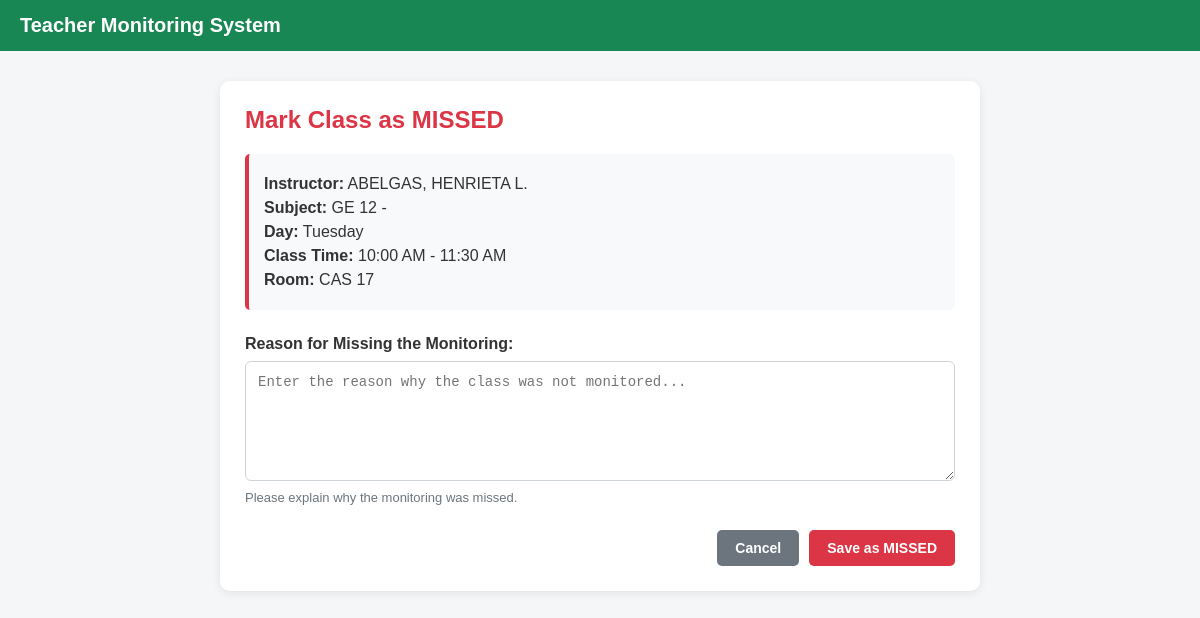
The app's page /schedules/408/monitor-missed/ (signed in) with its own data.
### monitoring/models.py (models this page shows, shortened)
class Schedule(models.Model):
    DAYS = [
        ("M", "Monday"),
        ("T", "Tuesday"),
        ("W", "Wednesday"),
        ("TH", "Thursday"),
        ("F", "Friday"),
        ("S", "Saturday"),
    ]
    instructor = models.ForeignKey(
        Instructor,
        on_delete=models.CASCADE,
        related_name="schedules"
    )
    subject = models.ForeignKey(
        Subject,
        on_delete=models.CASCADE,
        related_name="schedules"
    )
    room = models.ForeignKey(
        Room,
        on_delete=models.CASCADE,
        related_name="schedules"
    )
    day = models.CharField(
        max_length=5,
        choices=DAYS
    )
    start_time = models.TimeField()
    end_time = models.TimeField()

class Instructor(models.Model):
    CLASSIFICATION_CHOICES = [
        ("PART_TIME", "Part-Time"),
        ("REGULAR", "Regular"),
    ]
    name = models.CharField(max_length=150)
    classification = models.CharField(
        max_length=20,
        choices=CLASSIFICATION_CHOICES,
        default="PART_TIME"
    )
    department = models.CharField(
        max_length=150,
        blank=True
    )
    contact = models.CharField(
        max_length=50,
        blank=True
    )
    class Meta:
        ordering = ["name"]

class Subject(models.Model):
    subject_code = models.CharField(max_length=30)
    subject_name = models.CharField(
        max_length=150,
        blank=True
    )
    class Meta:
        ordering = ["subject_code"]
    def __str__(self):
        return f"{self.subject_code} - {self.subject_name}"

class Room(models.Model):
    room_name = models.CharField(max_length=50)
    class Meta:
        ordering = ["room_name"]

### monitoring/views.py (the view)
@login_required
def monitoring_missed(request, schedule_id):
    schedule = get_object_or_404(
        Schedule.objects.select_related("instructor", "subject", "room"),
        pk=schedule_id,
    )
    today = timezone.localdate()
    day_start = timezone.make_aware(datetime.combine(today, time.min))
    day_end = timezone.make_aware(datetime.combine(today + timedelta(days=1), time.min))
    existing_record = MonitoringRecord.objects.filter(
        schedule=schedule,
        record_datetime__gte=day_start,
        record_datetime__lt=day_end,
    ).order_by("-record_datetime").first()
    if existing_record:
        return redirect("monitoring_update", pk=existing_record.pk)
    if request.method == "POST":
        form = MissedMonitoringForm(request.POST)
        if form.is_valid():
            record = form.save(commit=False)
            record.schedule = schedule
            record.remarks = "Missed"
            record.record_datetime = timezone.now()
            record.signature = ""
            record.save()
            messages.success(request, "Class marked as Missed.")
            return redirect("instructor_list")
    else:
        form = MissedMonitoringForm()
    return render(
        request,
        "instructors/monitoring/missed_form.html",
        {"form": form, "schedule": schedule},
    )

### monitoring/forms.py
class MissedMonitoringForm(forms.ModelForm):
    class Meta:
        model = MonitoringRecord
        fields = ["missed_reason"]
        labels = {
            "missed_reason": "Reason for Missing the Monitoring",
        }
        widgets = {
            "missed_reason": forms.Textarea(attrs={
                "class": "form-control",
                "placeholder": "Enter the reason why the class was not monitored...",
                "rows": 4,
            }),
        }

### templates/instructors/monitoring/missed_form.html (shortened to what this page needs)
<!DOCTYPE html>
<html lang="en">
<head>
</head>
<body>
<div class="topbar">
    Teacher Monitoring System
</div>
<div class="page">
    <div class="card">
        <h2>Mark Class as MISSED</h2>
        <div class="schedule-info">
            <p>
                <strong>Instructor:</strong>
                {{ schedule.instructor.name }}
            </p>
            <p>
                <strong>Subject:</strong>
                {{ schedule.subject }}
            </p>
            <p>
                <strong>Day:</strong>
                {{ schedule.get_day_display }}
            </p>
            <p>
                <strong>Class Time:</strong>
                {{ schedule.start_time|time:"h:i A" }}
                -
                {{ schedule.end_time|time:"h:i A" }}
            </p>
            <p>
                <strong>Room:</strong>
                {{ schedule.room.room_name }}
            </p>
        </div>
        <form method="post">
            <div class="form-group">
                {{ form.missed_reason.label_tag }}
                {{ form.missed_reason }}
                <div class="required-note">
                    Please explain why the monitoring was missed.
                </div>
            </div>
            <div class="buttons">
                <a
                    href="{% url 'instructor_schedule' schedule.instructor.id %}"
                    class="btn btn-cancel"
                >
                    Cancel
                </a>
                <button
                    type="submit"
                    class="btn btn-missed"
                >
                    Save as MISSED
                </button>
            </div>
        </form>
    </div>
</div>
</body>
</html>

### templates/instructors/monitoring/missed_form.html (style rules this page uses)
* { box-sizing: border-box; }
body { margin: 0; font-family: Arial, sans-serif; background: #f4f6f8; color: #333; }
.topbar { position: sticky; top: 0; z-index: 1000; background: #198754; color: white; padding: 14px 20px; font-size: 20px; font-weight: bold; }
.page { width: 100%; max-width: 800px; margin: 30px auto; padding: 0 20px 40px; }
.card { background: white; border-radius: 10px; padding: 25px; box-shadow: 0 2px 10px rgba(0, 0, 0, 0.08); }
h2 { margin-top: 0; color: #dc3545; }
.schedule-info { background: #f8f9fa; border-left: 4px solid #dc3545; padding: 15px; margin-bottom: 25px; border-radius: 5px; }
.schedule-info p { margin: 6px 0; }
.form-group { margin-bottom: 20px; }
label { display: block; font-weight: bold; margin-bottom: 8px; }
textarea { width: 100%; min-height: 120px; padding: 12px; border: 1px solid #ced4da; border-radius: 6px; font-size: 14px; resize: vertical; }
.buttons { display: flex; gap: 10px; justify-content: flex-end; margin-top: 25px; }
.btn { border: none; padding: 10px 18px; border-radius: 5px; text-decoration: none; font-weight: bold; cursor: pointer; font-size: 14px; }
.btn-cancel { background: #6c757d; color: white; }
.btn-missed { background: #dc3545; color: white; }
.required-note { font-size: 13px; color: #6c757d; margin-top: 5px; }

### records on screen
Schedule: instructor.name "ABELGAS, HENRIETA L.", subject "GE 12 -", day "Tuesday", start_time "10:00 AM", end_time "11:30 AM", room.room_name "CAS 17"
